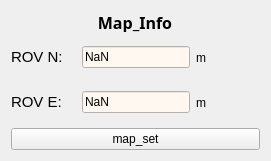
   <widget class="QWidget" name="layoutWidget_4">
    <property name="geometry">
     <rect>
      <x>1280</x>
      <y>610</y>
      <width>271</width>
      <height>161</height>
     </rect>
    </property>
    <layout class="QVBoxLayout" name="Satellite_2">
     <item alignment="Qt::AlignHCenter">
      <widget class="QLabel" name="label_48">
       <property name="minimumSize">
        <size>
         <width>172</width>
         <height>21</height>
        </size>
       </property>
       <property name="maximumSize">
        <size>
         <width>172</width>
         <height>21</height>
        </size>
       </property>
       <property name="font">
        <font>
         <family>微软雅黑</family>
        </font>
       </property>
       <property name="text">
        <string>&lt;html&gt;&lt;head/&gt;&lt;body&gt;&lt;p align=&quot;center&quot;&gt;&lt;span style=&quot; font-size:12pt; font-weight:700;&quot;&gt;Map_Info&lt;/span&gt;&lt;/p&gt;&lt;/body&gt;&lt;/html&gt;</string>
       </property>
      </widget>
     </item>
     <item>
      <layout class="QHBoxLayout" name="horizontalLayout_39">
       <item>
        <widget class="QLabel" name="label_49">
         <property name="font">
          <font>
           <pointsize>11</pointsize>
          </font>
         </property>
         <property name="text">
          <string>&lt;html&gt;&lt;head/&gt;&lt;body&gt;&lt;p&gt;ROV N:&lt;/p&gt;&lt;/body&gt;&lt;/html&gt;</string>
         </property>
        </widget>
       </item>
       <item alignment="Qt::AlignRight">
        <widget class="QLineEdit" name="lineEdit_rov_n">
         <property name="styleSheet">
          <string notr="true">background-color: rgb(255, 248, 240);</string>
         </property>
         <property name="text">
          <string>NaN</string>
         </property>
        </widget>
       </item>
       <item>
        <widget class="QLabel" name="label">
         <property name="text">
          <string>m</string>
         </property>
        </widget>
       </item>
      </layout>
     </item>
     <item>
      <layout class="QHBoxLayout" name="horizontalLayout_40">
       <item>
        <widget class="QLabel" name="label_50">
         <property name="font">
          <font>
           <pointsize>11</pointsize>
          </font>
         </property>
         <property name="text">
          <string>&lt;html&gt;&lt;head/&gt;&lt;body&gt;&lt;p&gt;ROV E:&lt;/p&gt;&lt;/body&gt;&lt;/html&gt;</string>
         </property>
        </widget>
       </item>
       <item alignment="Qt::AlignRight">
        <widget class="QLineEdit" name="lineEdit_rov_e">
         <property name="styleSheet">
          <string notr="true">background-color: rgb(255, 248, 240);</string>
         </property>
         <property name="text">
          <string>NaN</string>
         </property>
        </widget>
       </item>
       <item>
        <widget class="QLabel" name="label_2">
         <property name="text">
          <string>m</string>
         </property>
        </widget>
       </item>
      </layout>
     </item>
     <item>
      <widget class="QPushButton" name="button_map_set">
       <property name="text">
        <string>map_set</string>
       </property>
      </widget>
     </item>
    </layout>
   </widget>
